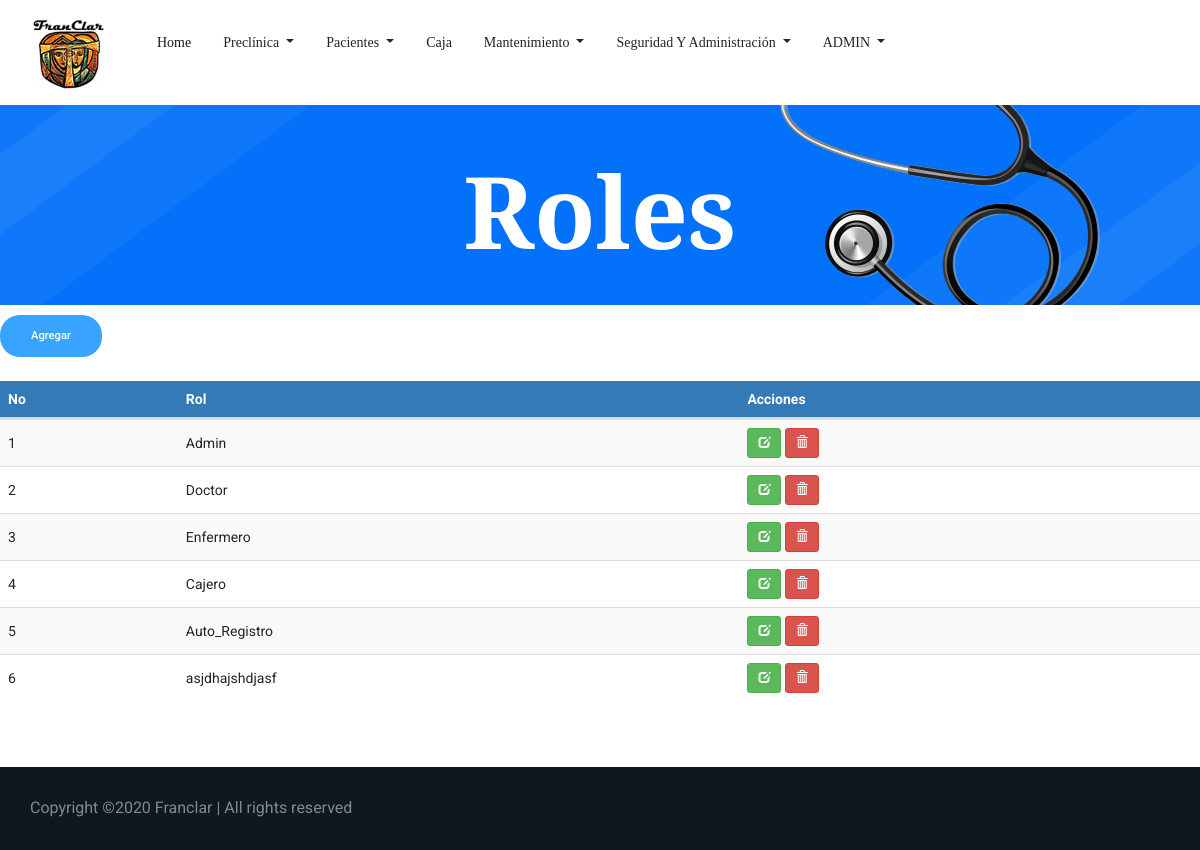
The app's page /Roles.php (signed in), older data.
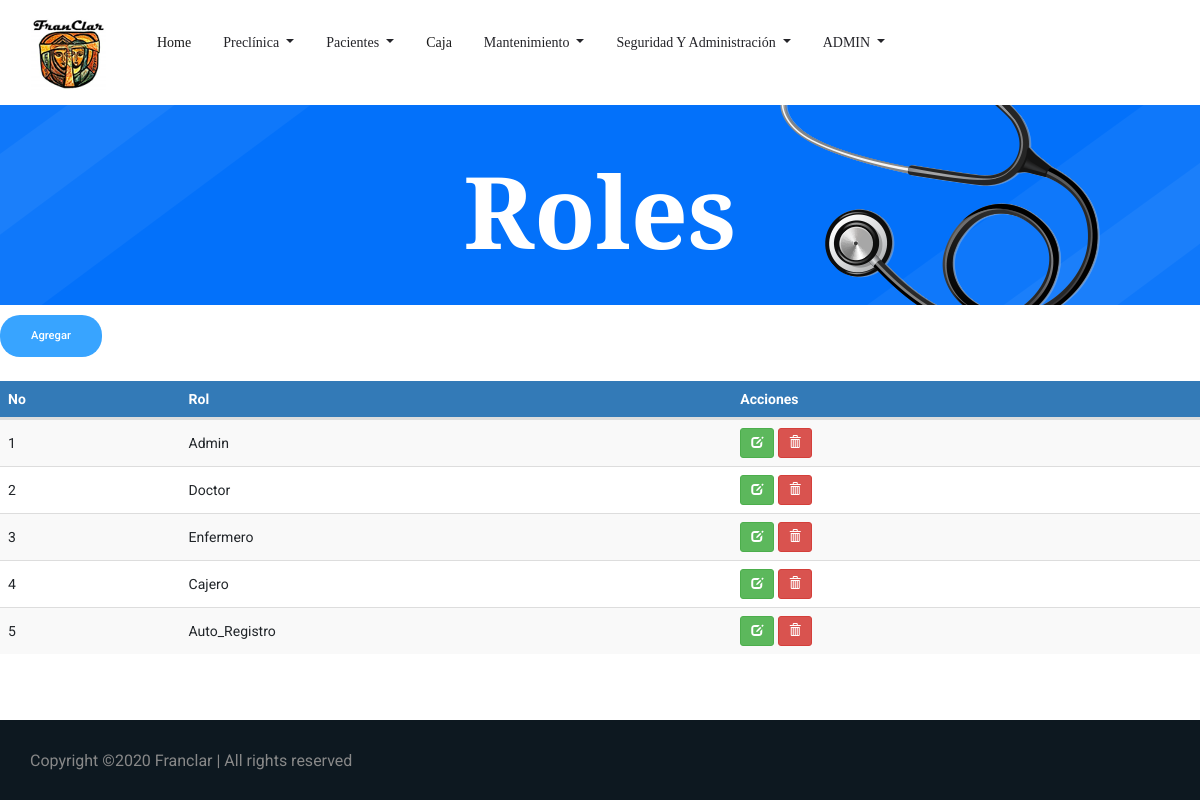
The same page, newer data.
### tables this page shows
CREATE TABLE `tbl_roles` (
  `ID_Rol` bigint(3) NOT NULL,
  `Rol` varchar(30) NOT NULL
);

### Roles.php (the view, shortened to what this page needs)
<!doctype html>
<html lang="es">
<?php
include 'head.php'
?>
<body>
    <?php
    include 'header.php';
    ?>
    <section class="breadcrumb_part breadcrumb_bg">
        <div class="container">
            <div class="row">
                <div class="col-lg-12">
                    <div class="breadcrumb_iner">
                        <div class="breadcrumb_iner_item">
                            <h2>Roles</h2>
                        </div>
                    </div>
                </div>
            </div>
        </div>
    </section>
		<form class="form-inline my-2 my-lg-0 float-left">
			<a href="agregar_Rol.php" class="genric-btn info circle">Agregar</a>
		</form>
	   <br>
		<br>
		<br>
		<div class="table-responsive">
			<table id="datatableUsuarios" class="table table-striped table-hover">
				<thead>
						<tr>
							<th>No</th>
							<th>Rol</th>
							<th>Acciones</th>
						</tr>
				</thead>
				<tbody>
				<?php
				$sql = mysqli_query($con, "SELECT * FROM tbl_roles");
				if(mysqli_num_rows($sql) == 0){
					echo '<tr><td colspan="8">No hay datos.</td></tr>';
				}else{
					while($row = mysqli_fetch_assoc($sql)){
						echo '
						<tr>
                            <td>'.$row['ID_Rol'].'</td>
							<td>'.$row['Rol'].'</td>
							<td>
								<a href="EditarRol.php?nik='.$row['ID_Rol'].'" title="Editar datos" class="btn btn-success btn-sm"><span class="glyphicon glyphicon-edit" aria-hidden="true"></span></a>
								<a href="Roles.php?aksi=delete&nik='.$row['ID_Rol'].'" title="Eliminar" onclick="return confirm(\'¿Está seguro de borrar los datos del rol '.$row['Rol'].'?\')" class="btn btn-danger btn-sm"><span class="glyphicon glyphicon-trash" aria-hidden="true"></span></a>
							</td>
						</tr>
						';
					}
				}
				?>
				</tbody>
			</table>
		 </div>
            <br>
            <br>
            <br>
    <?php
        include 'Copyright.php'
    ?>
</body>
</html>

Row changes from the older to the newer data that the page shows:
removed tbl_roles: ID_Rol "6", Rol "asjdhajshdjasf"
